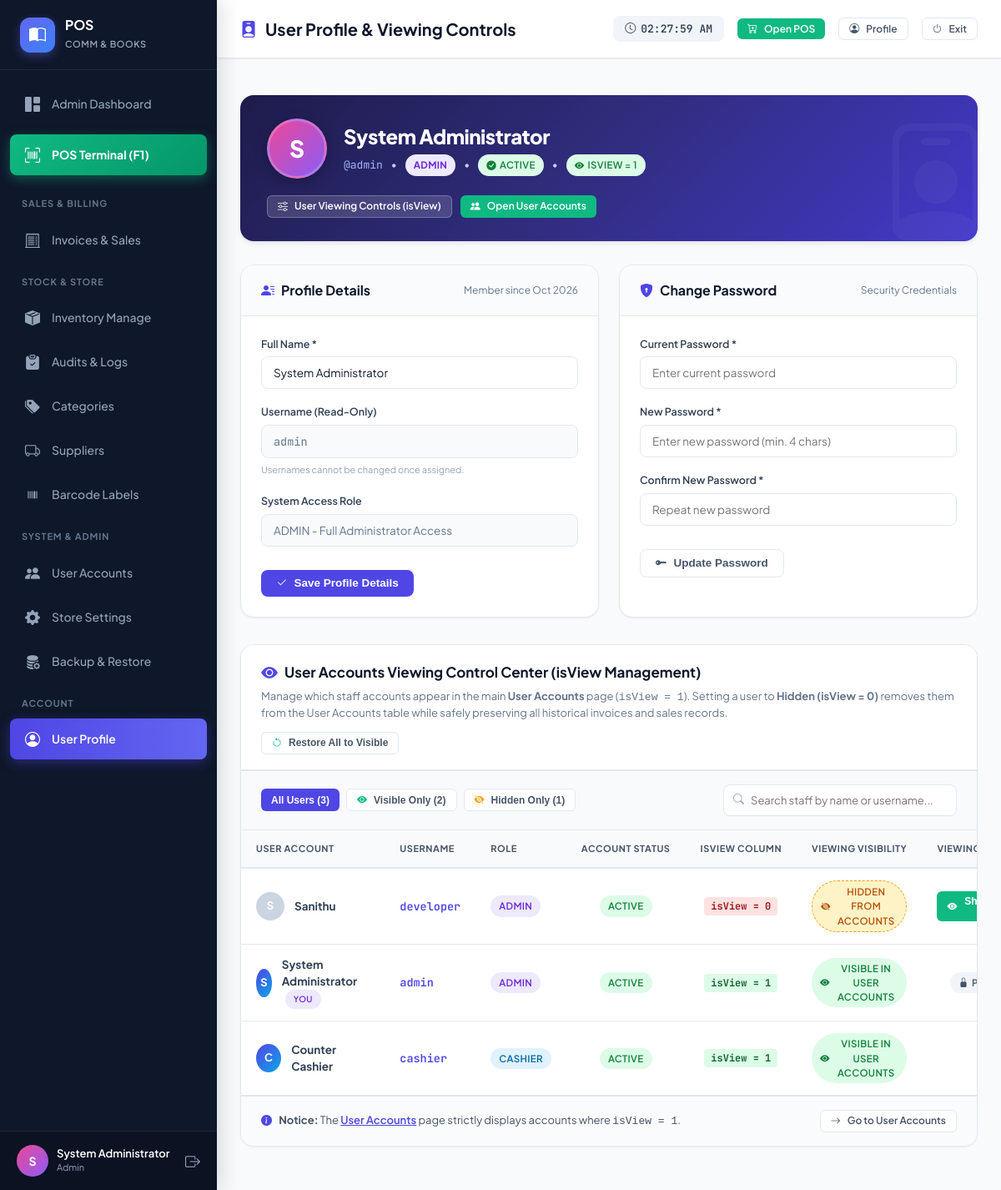
The app's page /profile.php (signed in) with its own data.
### tables this page shows
CREATE TABLE `users` (
  `id` int NOT NULL AUTO_INCREMENT,
  `username` varchar(50) NOT NULL,
  `password` varchar(255) NOT NULL,
  `full_name` varchar(100) NOT NULL,
  `role` enum('admin','cashier') DEFAULT 'cashier',
  `status` enum('active','inactive') DEFAULT 'active',
  `isView` int NOT NULL DEFAULT '1',
  `created_at` datetime DEFAULT CURRENT_TIMESTAMP,
  PRIMARY KEY (`id`),
  UNIQUE KEY `username` (`username`)
);

### profile.php (the view, shortened to what the rows shown need)
<?php
require_once __DIR__ . '/includes/header.php';
$uStmt = $pdo->prepare("SELECT * FROM users WHERE id = ?");
$uStmt->execute([$user['id']]);
$profile = $uStmt->fetch();
$allUsers = [];
if (is_admin()) {
    $allUsers = $pdo->query("SELECT * FROM users ORDER BY role ASC, full_name ASC")->fetchAll();
}
?>
<div class="page-container" style="max-width: 1200px;">
    <div style="background: linear-gradient(135deg, #1e1b4b 0%, #312e81 50%, #4338ca 100%); border-radius: var(--radius-lg); padding: 28px 32px; color: white; margin-bottom: 28px; box-shadow: var(--shadow-md); position: relative; overflow: hidden;">
        <div style="display: flex; align-items: center; justify-content: space-between; flex-wrap: wrap; gap: 20px; position: relative; z-index: 2;">
            <div style="display: flex; align-items: center; gap: 20px;">
                <div style="width: 72px; height: 72px; border-radius: 50%; background: linear-gradient(135deg, #ec4899, #8b5cf6); color: white; display: flex; align-items: center; justify-content: center; font-size: 28px; font-weight: 800; box-shadow: 0 4px 16px rgba(0,0,0,0.25); border: 3px solid rgba(255,255,255,0.2);">
                    <?= strtoupper(substr($profile['full_name'] ?: $profile['username'], 0, 1)) ?>
                </div>
                <div>
                    <h2 style="font-size: 24px; font-weight: 800; margin: 0 0 4px 0; color: #ffffff; letter-spacing: -0.02em;">
                        <?= htmlspecialchars($profile['full_name']) ?>
                    </h2>
                    <div style="display: flex; align-items: center; gap: 10px; flex-wrap: wrap; font-size: 13px; color: #c7d2fe;">
                        <span style="font-family: var(--font-mono); color: #a5b4fc;">@<?= htmlspecialchars($profile['username']) ?></span>
                        <span>•</span>
                        <span class="badge <?= $profile['role'] === 'admin' ? 'badge-purple' : 'badge-info' ?>" style="font-weight: 700;">
                            <?= strtoupper($profile['role']) ?>
                        </span>
                        <span>•</span>
                        <span class="badge badge-success">
                            <i class="bi bi-check-circle-fill"></i> <?= strtoupper($profile['status']) ?>
                        </span>
                        <span>•</span>
                        <span class="badge <?= (int)$profile['isView'] === 1 ? 'badge-success' : 'badge-warning' ?>" title="isView Column Status">
                            <i class="bi <?= (int)$profile['isView'] === 1 ? 'bi-eye-fill' : 'bi-eye-slash-fill' ?>"></i>
                            isView = <?= (int)$profile['isView'] ?>
                        </span>
                    </div>
                </div>
            </div>
        </div>
    </div>
    <div style="display: grid; grid-template-columns: repeat(auto-fit, minmax(320px, 1fr)); gap: 24px; margin-bottom: 32px;">
        <div class="content-card" style="margin-bottom: 0;">
            <div class="card-header-flex">
                <div class="card-title">
                    <i class="bi bi-person-lines-fill" style="color: var(--primary);"></i>
                    <span>Profile Details</span>
                </div>
                <span style="font-size: 12px; color: #64748b;">Member since <?= date('M Y', strtotime($profile['created_at'])) ?></span>
            </div>
            <div class="card-body">
                <form method="POST">
                    <div class="form-group">
                        <label class="form-label">Full Name *</label>
                        <input type="text" name="full_name" class="form-control" required value="<?= htmlspecialchars($profile['full_name']) ?>" placeholder="Your Full Name">
                    </div>
                    <div class="form-group">
                        <label class="form-label">Username (Read-Only)</label>
                        <input type="text" class="form-control" value="<?= htmlspecialchars($profile['username']) ?>" readonly style="background: #f8fafc; font-family: var(--font-mono); color: #64748b;">
                        <span style="font-size: 11px; color: #94a3b8;">Usernames cannot be changed once assigned.</span>
                    </div>
                    <div class="form-group">
                        <label class="form-label">System Access Role</label>
                        <input type="text" class="form-control" value="<?= strtoupper($profile['role']) ?> - <?= $profile['role'] === 'admin' ? 'Full Administrator Access' : 'Cashier Point-of-Sale Access' ?>" readonly style="background: #f8fafc; color: #64748b;">
                    </div>
                </form>
            </div>
        </div>
    </div>
    <?php if (is_admin()): ?>
    <div id="user-viewing-control" class="content-card">
        <div class="table-responsive">
            <table class="custom-table" id="viewing-control-table">
                <thead>
                    <tr>
                        <th>User Account</th>
                        <th>Username</th>
                        <th>Role</th>
                        <th style="text-align: center;">Account Status</th>
                        <th style="text-align: center;">isView Column</th>
                        <th style="text-align: center;">Viewing Visibility</th>
                        <th style="text-align: right;">Viewing Control Action</th>
                    </tr>
                </thead>
                <tbody>
                    <?php foreach ($allUsers as $u):
                        $isV = (int)$u['isView'];
                        $isSelf = ((int)$u['id'] === (int)$user['id']);
                    ?>
                    <tr class="user-row" data-status="<?= $isV === 1 ? 'visible' : 'hidden' ?>" data-search="<?= strtolower(htmlspecialchars($u['full_name'] . ' ' . $u['username'])) ?>">
                        <td>
                            <div style="display: flex; align-items: center; gap: 12px;">
                                <div style="width: 34px; height: 34px; border-radius: 50%; background: <?= $isV === 1 ? 'linear-gradient(135deg, #4f46e5, #0ea5e9)' : '#cbd5e1' ?>; color: white; display: flex; align-items: center; justify-content: center; font-weight: 700; font-size: 13px;">
                                    <?= strtoupper(substr($u['full_name'] ?: $u['username'], 0, 1)) ?>
                                </div>
                                <div>
                                    <strong><?= htmlspecialchars($u['full_name']) ?></strong>
                                    <?php if ($isSelf): ?>
                                    <span class="badge badge-purple" style="font-size: 10px; margin-left: 4px;">You</span>
                                    <?php endif; ?>
                                </div>
                            </div>
                        </td>
                        <td style="font-family: var(--font-mono); color: var(--primary); font-weight: 600;">
                            <?= htmlspecialchars($u['username']) ?>
                        </td>
                        <td>
                            <span class="badge <?= $u['role'] === 'admin' ? 'badge-purple' : 'badge-info' ?>">
                                <?= strtoupper($u['role']) ?>
                            </span>
                        </td>
                        <td style="text-align: center;">
                            <span class="badge <?= $u['status'] === 'active' ? 'badge-success' : 'badge-danger' ?>">
                                <?= strtoupper($u['status']) ?>
                            </span>
                        </td>
                        <td style="text-align: center; font-family: var(--font-mono); font-weight: 700;">
                            <span style="display: inline-block; padding: 2px 8px; border-radius: 4px; font-size: 12px; background: <?= $isV === 1 ? '#dcfce7; color: #166534;' : '#fee2e2; color: #991b1b;' ?>">
                                isView = <?= $isV ?>
                            </span>
                        </td>
                        <td style="text-align: center;">
                            <?php if ($isV === 1): ?>
                            <span class="badge badge-success" title="Visible in User Accounts (users.php)">
                                <i class="bi bi-eye-fill"></i> Visible in User Accounts
                            </span>
                            <?php else: ?>
                            <span class="badge badge-warning" style="background: #fef3c7; color: #b45309; border: 1px dashed #f59e0b;" title="Hidden from User Accounts (users.php)">
                                <i class="bi bi-eye-slash-fill"></i> Hidden from Accounts
                            </span>
                            <?php endif; ?>
                        </td>
                        <td style="text-align: right;">
                            <?php if ($isSelf): ?>
                            <span class="badge badge-neutral" title="Current session user account cannot be hidden for safety">
                                <i class="bi bi-lock-fill"></i> Protected (Self)
                            </span>
                            <?php else: ?>
                            <form method="POST" style="display: inline;" onsubmit="return confirm('<?= $isV === 1 ? 'Hide this user from User Accounts view? (They will no longer appear in the User Accounts table)' : 'Restore this user to visible? (They will immediately appear in the User Accounts table with isView = 1)' ?>');">
                                <?php if ($isV === 1): ?>
                                <input type="hidden" name="target_view" value="0">
                                <button type="submit" class="btn btn-outline btn-sm" style="color: #dc2626; border-color: #fca5a5;" title="Hide user from User Accounts view">
                                    <i class="bi bi-eye-slash"></i> Hide User
                                </button>
                                <?php else: ?>
                                <button type="submit" class="btn btn-success btn-sm" title="Show user in User Accounts view (isView = 1)">
                                    <i class="bi bi-eye-fill"></i> Show User (isView = 1)
                                </button>
                                <?php endif; ?>
                            </form>
                            <?php endif; ?>
                        </td>
                    </tr>
                    <?php endforeach; ?>
                </tbody>
            </table>
        </div>
    </div>
    <?php endif; ?>
</div>
<?php require_once __DIR__ . '/includes/footer.php'; ?>

### records on screen
users: full_name "S", full_name "System Administrator", username "admin", role "ADMIN", status "ACTIVE", isView "1", created_at "Oct 2026", role "ADMIN - Full Administrator Access", shows "YOU", shows "VISIBLE IN USER ACCOUNTS"
users: full_name "S", full_name "Sanithu", username "developer", role "ADMIN", status "ACTIVE", isView "0", shows "HIDDEN FROM ACCOUNTS", shows "Show User (isView = 1)"
users: full_name "C", full_name "Counter Cashier", username "cashier", role "CASHIER", status "ACTIVE", isView "1", shows "VISIBLE IN USER ACCOUNTS"

### other values on screen
substr($user['name'] ?: 'U', 0, 1) "S"
$user['name'] "System Administrator"
$user['role'] "Admin"
$pageTitle "User Profile & Viewing Controls"
$totalUsersCount "3"
$visibleCount "2"
$hiddenCount "1"
